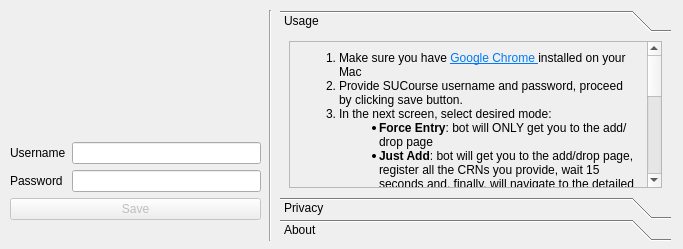
<?xml version="1.0" encoding="UTF-8"?>
<ui version="4.0">
 <class>MainWindow</class>
 <widget class="QMainWindow" name="MainWindow">
  <property name="geometry">
   <rect>
    <x>0</x>
    <y>0</y>
    <width>683</width>
    <height>249</height>
   </rect>
  </property>
  <property name="windowTitle">
   <string>subot - Automated Course Registerer</string>
  </property>
  <property name="unifiedTitleAndToolBarOnMac">
   <bool>true</bool>
  </property>
  <widget class="QWidget" name="centralwidget">
   <widget class="QLabel" name="imageFirst">
    <property name="geometry">
     <rect>
      <x>10</x>
      <y>10</y>
      <width>251</width>
      <height>111</height>
     </rect>
    </property>
    <property name="text">
     <string/>
    </property>
   </widget>
   <widget class="Line" name="seperator">
    <property name="geometry">
     <rect>
      <x>260</x>
      <y>10</y>
      <width>21</width>
      <height>231</height>
     </rect>
    </property>
    <property name="orientation">
     <enum>Qt::Vertical</enum>
    </property>
   </widget>
   <widget class="QWidget" name="formLayoutWidget">
    <property name="geometry">
     <rect>
      <x>10</x>
      <y>130</y>
      <width>251</width>
      <height>101</height>
     </rect>
    </property>
    <layout class="QFormLayout" name="credentialsLayout">
     <property name="fieldGrowthPolicy">
      <enum>QFormLayout::ExpandingFieldsGrow</enum>
     </property>
     <property name="formAlignment">
      <set>Qt::AlignCenter</set>
     </property>
     <item row="0" column="0">
      <widget class="QLabel" name="usernameLabel">
       <property name="text">
        <string>Username</string>
       </property>
      </widget>
     </item>
     <item row="0" column="1">
      <widget class="QLineEdit" name="usernameLineEdit">
       <property name="frame">
        <bool>true</bool>
       </property>
       <property name="clearButtonEnabled">
        <bool>true</bool>
       </property>
      </widget>
     </item>
     <item row="1" column="0">
      <widget class="QLabel" name="passwordLabel">
       <property name="text">
        <string>Password</string>
       </property>
      </widget>
     </item>
     <item row="1" column="1">
      <widget class="QLineEdit" name="passwordLineEdit">
       <property name="echoMode">
        <enum>QLineEdit::Password</enum>
       </property>
       <property name="clearButtonEnabled">
        <bool>true</bool>
       </property>
      </widget>
     </item>
     <item row="2" column="0" colspan="2">
      <widget class="QPushButton" name="saveButton">
       <property name="enabled">
        <bool>false</bool>
       </property>
       <property name="text">
        <string>Save</string>
       </property>
      </widget>
     </item>
    </layout>
   </widget>
   <widget class="QToolBox" name="toolBox">
    <property name="geometry">
     <rect>
      <x>280</x>
      <y>10</y>
      <width>391</width>
      <height>231</height>
     </rect>
    </property>
    <property name="cursor">
     <cursorShape>ArrowCursor</cursorShape>
    </property>
    <property name="focusPolicy">
     <enum>Qt::NoFocus</enum>
    </property>
    <property name="autoFillBackground">
     <bool>false</bool>
    </property>
    <property name="frameShape">
     <enum>QFrame::NoFrame</enum>
    </property>
    <property name="currentIndex">
     <number>0</number>
    </property>
    <property name="tabSpacing">
     <number>0</number>
    </property>
    <widget class="QWidget" name="page">
     <property name="geometry">
      <rect>
       <x>0</x>
       <y>0</y>
       <width>391</width>
       <height>159</height>
      </rect>
     </property>
     <attribute name="label">
      <string>Usage</string>
     </attribute>
     <layout class="QVBoxLayout" name="verticalLayout">
      <item>
       <widget class="QScrollArea" name="scrollArea">
        <property name="verticalScrollBarPolicy">
         <enum>Qt::ScrollBarAlwaysOn</enum>
        </property>
        <property name="widgetResizable">
         <bool>true</bool>
        </property>
        <widget class="QWidget" name="scrollAreaWidgetContents">
         <property name="geometry">
          <rect>
           <x>0</x>
           <y>0</y>
           <width>350</width>
           <height>568</height>
          </rect>
         </property>
         <layout class="QVBoxLayout" name="verticalLayout_2">
          <item>
           <widget class="QLabel" name="label">
            <property name="text">
             <string>&lt;html&gt;&lt;head/&gt;&lt;body&gt;&lt;ol style=&quot;margin-top: 0px; margin-bottom: 0px; margin-left: 0px; margin-right: 0px; -qt-list-indent: 1;&quot;&gt;&lt;li style=&quot; margin-top:12px; margin-bottom:0px; margin-left:0px; margin-right:0px; -qt-block-indent:0; text-indent:0px;&quot;&gt;Make sure you have &lt;a href=&quot;https://www.google.com/intl/tr_tr/chrome/thank-you.html?statcb=0&amp;amp;installdataindex=empty&amp;amp;defaultbrowser=0&quot;&gt;&lt;span style=&quot; text-decoration: underline; color:#007af4;&quot;&gt;Google Chrome &lt;/span&gt;&lt;/a&gt;installed on your Mac &lt;/li&gt;&lt;li style=&quot; margin-top:0px; margin-bottom:0px; margin-left:0px; margin-right:0px; -qt-block-indent:0; text-indent:0px;&quot;&gt;Provide SUCourse username and password, proceed by clicking save button. &lt;/li&gt;&lt;li style=&quot; margin-top:0px; margin-bottom:0px; margin-left:0px; margin-right:0px; -qt-block-indent:0; text-indent:0px;&quot;&gt;In the next screen, select desired mode: 
&lt;ul style=&quot;margin-top: 0px; margin-bottom: 0px; margin-left: 0px; margin-right: 0px; -qt-list-indent: 2;&quot;&gt;&lt;li style=&quot; margin-top:0px; margin-bottom:0px; margin-left:0px; margin-right:0px; -qt-block-indent:0; text-indent:0px;&quot;&gt;&lt;span style=&quot; font-weight:700;&quot;&gt;Force Entry&lt;/span&gt;: bot will ONLY get you to the add/drop page&lt;/li&gt;&lt;li style=&quot; margin-top:0px; margin-bottom:0px; margin-left:0px; margin-right:0px; -qt-block-indent:0; text-indent:0px;&quot;&gt;&lt;span style=&quot; font-weight:700;&quot;&gt;Just Add&lt;/span&gt;: bot will get you to the add/drop page, register all the CRNs you provide, wait 15 seconds and, finally, will navigate to the detailed schedule page for you to be sure that all the CRNs are added.&lt;/li&gt;&lt;/ul&gt;&lt;/li&gt;&lt;ul style=&quot;margin-top: 0px; margin-bottom: 0px; margin-left: 0px; margin-right: 0px; -qt-list-indent: 2;&quot;&gt;&lt;li style=&quot; margin-top:0px; margin-bottom:0px; margin-left:0px; margin-right:0px; -qt-block-indent:0; text-indent:0px;&quot;&gt;&lt;span style=&quot; font-weight:700;&quot;&gt;Check and Add&lt;/span&gt;: bot will register all the CRNs you provide as long as there exists at least 1 available seat in the class with the specific CRN, then will wait 15 seconds and navigate to the detailed schedule page for you to be sure that all the CRNs are added.&lt;/li&gt;&lt;li style=&quot; margin-top:0px; margin-bottom:0px; margin-left:0px; margin-right:0px; -qt-block-indent:0; text-indent:0px;&quot;&gt;&lt;span style=&quot; font-weight:700;&quot;&gt;Drop and Add&lt;/span&gt;: bot will get you to the add/drop page, drop the courses with the CRNs you provided, and add the courses with the CRNs you also provided.&lt;/li&gt;&lt;/ul&gt;&lt;li style=&quot; margin-top:0px; margin-bottom:0px; margin-left:0px; margin-right:0px; -qt-block-indent:0; text-indent:0px;&quot;&gt;Proceed by clicking the start button, this will trigger the automation &lt;/li&gt;&lt;li style=&quot; margin-top:0px; margin-bottom:0px; margin-left:0px; margin-right:0px; -qt-block-indent:0; text-indent:0px;&quot;&gt;After registering finishes, bot will open the page where you can view successfully added courses in BannerWeb &lt;/li&gt;&lt;li style=&quot; margin-top:0px; margin-bottom:12px; margin-left:0px; margin-right:0px; -qt-block-indent:0; text-indent:0px;&quot;&gt;After a short period of time, chrome will detach itself from the main app. You can close the Chrome instance safely or leave it open and continue to use the app. &lt;/li&gt;&lt;/ol&gt;&lt;/body&gt;&lt;/html&gt;</string>
            </property>
            <property name="wordWrap">
             <bool>true</bool>
            </property>
            <property name="openExternalLinks">
             <bool>true</bool>
            </property>
            <property name="textInteractionFlags">
             <set>Qt::TextBrowserInteraction</set>
            </property>
           </widget>
          </item>
         </layout>
        </widget>
       </widget>
      </item>
     </layout>
    </widget>
    <widget class="QWidget" name="page_2">
     <property name="geometry">
      <rect>
       <x>0</x>
       <y>0</y>
       <width>391</width>
       <height>159</height>
      </rect>
     </property>
     <attribute name="label">
      <string>Privacy</string>
     </attribute>
     <layout class="QVBoxLayout" name="verticalLayout_3">
      <item>
       <widget class="QScrollArea" name="scrollArea_2">
        <property name="widgetResizable">
         <bool>true</bool>
        </property>
        <widget class="QWidget" name="scrollAreaWidgetContents_2">
         <property name="geometry">
          <rect>
           <x>0</x>
           <y>0</y>
           <width>365</width>
           <height>133</height>
          </rect>
         </property>
         <layout class="QVBoxLayout" name="verticalLayout_4">
          <item>
           <widget class="QLabel" name="label_2">
            <property name="text">
             <string>&lt;html&gt;&lt;head/&gt;&lt;body&gt;&lt;p&gt;No personal information is collected or stored. Bot uses another instance of Google Chrome, meaning that it also cannot read your cookies, passwords, addresses etc. stored in your actual Google Chrome account and application.&lt;/p&gt;&lt;/body&gt;&lt;/html&gt;</string>
            </property>
            <property name="wordWrap">
             <bool>true</bool>
            </property>
           </widget>
          </item>
         </layout>
        </widget>
       </widget>
      </item>
     </layout>
    </widget>
    <widget class="QWidget" name="page_3">
     <property name="geometry">
      <rect>
       <x>0</x>
       <y>0</y>
       <width>391</width>
       <height>159</height>
      </rect>
     </property>
     <attribute name="label">
      <string>About</string>
     </attribute>
     <layout class="QVBoxLayout" name="verticalLayout_5">
      <item>
       <widget class="QScrollArea" name="scrollArea_3">
        <property name="widgetResizable">
         <bool>true</bool>
        </property>
        <widget class="QWidget" name="scrollAreaWidgetContents_3">
         <property name="geometry">
          <rect>
           <x>0</x>
           <y>0</y>
           <width>350</width>
           <height>304</height>
          </rect>
         </property>
         <layout class="QVBoxLayout" name="verticalLayout_6">
          <item>
           <widget class="QLabel" name="label_3">
            <property name="lineWidth">
             <number>1</number>
            </property>
            <property name="text">
             <string>&lt;p style=&quot;margin-left:0px; margin-right:0px&quot;&gt;Developed by Mustafa Y&amp;uuml;cel&lt;/p&gt;

&lt;ul&gt;
	&lt;li style=&quot;margin-left: 0px; margin-right: 0px;&quot;&gt;&lt;a href=&quot;https://github.com/mustafaaycll&quot;&gt;Click&lt;/a&gt; for the GitHub profile&lt;/li&gt;
	&lt;li style=&quot;margin-left: 0px; margin-right: 0px;&quot;&gt;&lt;a href=&quot;https://github.com/mustafaaycll/sabanci-adddropbot&quot;&gt;Click&lt;/a&gt; for the GitHub repository&lt;/li&gt;
&lt;/ul&gt;

&lt;p style=&quot;margin-left:0px; margin-right:0px&quot;&gt;Developed with:&lt;/p&gt;

&lt;ul&gt;
	&lt;li style=&quot;margin-left: 0px; margin-right: 0px;&quot;&gt;&lt;a href=&quot;https://www.python.org/&quot;&gt;Python&lt;/a&gt;&lt;/li&gt;
	&lt;li style=&quot;margin-left: 0px; margin-right: 0px;&quot;&gt;&lt;a href=&quot;https://pypi.org/project/PyQt5/&quot;&gt;PyQt5&lt;/a&gt; Library&lt;/li&gt;
	&lt;li style=&quot;margin-left: 0px; margin-right: 0px;&quot;&gt;&lt;a href=&quot;https://www.qt.io/product/development-tools&quot;&gt;Qt Creator&lt;/a&gt;&lt;/li&gt;
	&lt;li style=&quot;margin-left: 0px; margin-right: 0px;&quot;&gt;&lt;a href=&quot;https://www.selenium.dev/&quot;&gt;Selenium&lt;/a&gt; Library&lt;/li&gt;
&lt;/ul&gt;

&lt;p style=&quot;margin-left:0px; margin-right:0px&quot;&gt;Developed for:&lt;/p&gt;

&lt;ul&gt;
	&lt;li style=&quot;margin-left: 0px; margin-right: 0px;&quot;&gt;MacOS&lt;/li&gt;
	&lt;li style=&quot;margin-left: 0px; margin-right: 0px;&quot;&gt;Linux &lt;em&gt;(should work but not tested)&lt;/em&gt;&lt;/li&gt;
&lt;/ul&gt;

&lt;p style=&quot;margin-left:0px; margin-right:0px&quot;&gt;Feel free to use the code to develop MS Windows version&lt;/p&gt;
</string>
            </property>
            <property name="scaledContents">
             <bool>false</bool>
            </property>
            <property name="wordWrap">
             <bool>true</bool>
            </property>
            <property name="openExternalLinks">
             <bool>true</bool>
            </property>
            <property name="textInteractionFlags">
             <set>Qt::TextBrowserInteraction</set>
            </property>
           </widget>
          </item>
         </layout>
        </widget>
       </widget>
      </item>
     </layout>
    </widget>
   </widget>
  </widget>
 </widget>
 <resources/>
 <connections/>
</ui>
